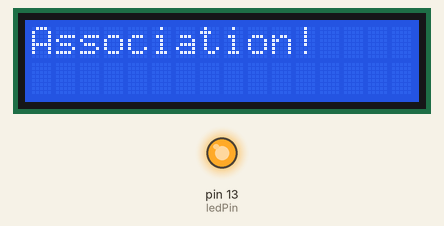
Simulated run of this sketch. Board: Arduino Uno, built with avr-gcc and run on an emulated ATmega328P. Shown: 16×2 character LCD, output pins drawn as LEDs (lit = HIGH).

Above: at 0.1 s.
At 1.1 s:
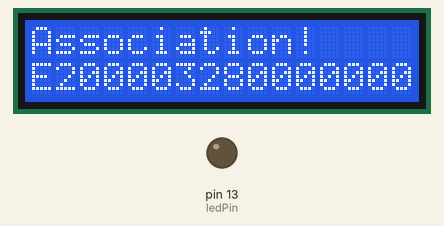
Timing chart, 0 to 2.6 s (numbered marks = the images above):
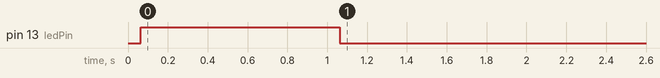

The sketch:

association_request_display.ino
```cpp
 #include <LiquidCrystal.h>

 const int rs = 11, en = 10, d4 = 5, d5 = 4, d6 = 3, d7 = 2;
 LiquidCrystal lcd(rs, en, d4, d5, d6, d7);
byte data[64] = {0xE2,0x00,0x00,0x32,0x80,0x00,0x00,0x00,
                 0x00,0x10,0x02,0xA5,0x07,0x90,0x02,0x68,
                 0x00,0x00,0x00,0x08,0x00,0x08,0x00,0x00,
                 0x00,0x00,0x00,0x00,0x00,0x00,0x08,0x00,
                 0x00,0x00,0x00,0x80,0x06,0x01,0x90,0x00,
                 0x13,0x63,0xB3,0x24,0x00,0x00,0x00,0x10,
                 0x10,0x00,0x00,0x00,0x00,0x00,0x00,0x00,
                 0x00,0x00,0x00,0x00,0x00,0x00,0x00,0x00};
//added 11 0s to 64
 const int ledPin = 13;
void setup() {
  lcd.begin(16, 2);
  // Print a message to the LCD.
  lcd.print("Association!");

  pinMode(ledPin, OUTPUT);
  digitalWrite(ledPin, HIGH);   // set the LED on
  delay(1000);                  // wait for a second
  digitalWrite(ledPin, LOW);    // set the LED off

//byte bigarray[64];
//lcd.setCursor(0, 1);
//int h = 0;
//for (int i=0; i<=16; i=i+8){
//  String submes = message.substring(i,i+8);
//  //lcd.print(submes);
//  byte smallarray[4];
//  char *hexstring = const_cast<char*>(submes.c_str());
//  // *hexstring = "b4af981a";
//  unsigned long number = strtoul( hexstring, nullptr, 16);
//  for(int i=3; i>=0; i--)    // start with lowest byte of number
//  {
//    smallarray[i] = number & 0xFF;  // or: = byte( number);
//    number >>= 8;            // get next byte into position
//  }
//
//  memcpy(bigarray+h,smallarray,4);
//  h = h+4;
//}

// Use 'nullptr' or 'NULL' for the second parameter
 // byte test[4]={0xb4,0xaf,0x98,0x1a};

   lcd.setCursor(0, 1);
//  // lcd.print("0x");
   for(int i=0; i<15; i++)
  {
       if (data[i] < 0x10){
         lcd.print("0");
         lcd.print(data[i], HEX);
       }else {
          lcd.print(data[i], HEX);
       }
  }
}

void loop() {
  // put your main code here, to run repeatedly:
    delay(100);
}
```
